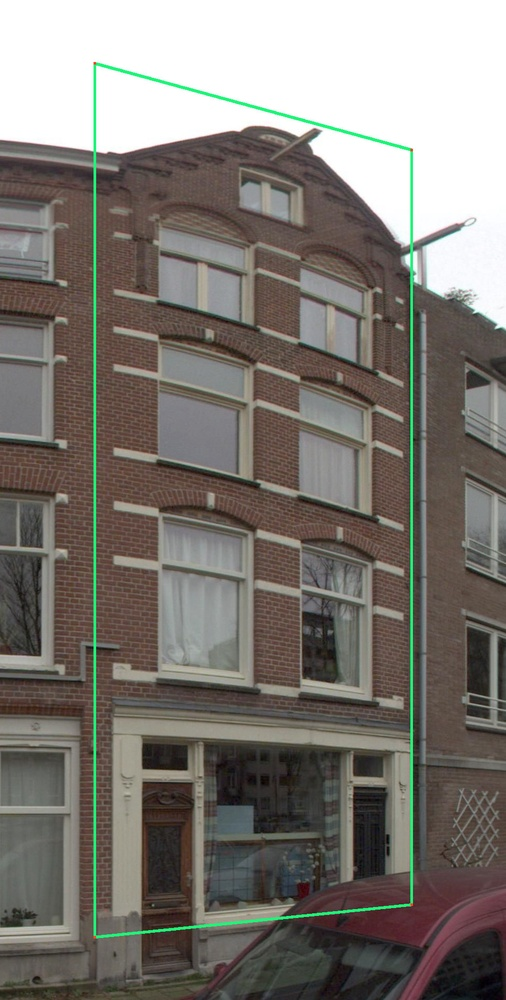
#> input picture scripts/review/next-stage-registration-case24-overlay.jpg, 506 x 1000 px, shrunk from 963 x 1903 before the run
$ python -i fit_openings.py   (imports and definitions only)   (older library calls are emulated)
#> lines starting #> are read from the running program, lines starting #| are printed output that depends on the picture
"""Bounded, image-checked regularisation of observed opening rectangles.

Coordinates are outer-frame proposals in source pixels. No missing cells are
created; grouping is a revisable prior, not observed architecture or confidence.
"""
from copy import deepcopy
import cv2
import numpy as np
from scipy.optimize import least_squares

VERSION = 'opening-fit/2'
CONFIG = {'maximumMovePx': 5, 'maximumMoveFraction': .08,
          'rowCentreHeightFraction': .22, 'minimumHeightRatio': .72,
          'equalWidthRatio': 1.14, 'familyHeightRatio': 1.18,
          'familyAspectRatio': 1.16, 'bayCentreWidthFraction': .16,
          'edgeMinimum': .12, 'edgeMaximumLoss': .07}


# [10 lines left out: function clusters, not called in this run]


def edge_maps(rgb):
    grey = cv2.cvtColor(rgb, cv2.COLOR_RGB2GRAY).astype(np.float32)
    return [np.abs(cv2.Sobel(grey, cv2.CV_32F, 1, 0, ksize=3))/4,
            np.abs(cv2.Sobel(grey, cv2.CV_32F, 0, 1, ksize=3))/4]


# [12 lines left out: function edge_support, not called in this run]


def overlap(a, b):
    return min(a[2],b[2]) > max(a[0],b[0]) and min(a[3],b[3]) > max(a[1],b[1])


# [87 lines left out: function fit, not called in this run]

>>> import cv2
>>> picture = cv2.cvtColor(cv2.imread('../review/next-stage-registration-case24-overlay.jpg'), cv2.COLOR_BGR2RGB)
>>> result = edge_maps(picture)
#> in edge_maps, `grey = cv2.cvtColor(rgb, cv2.COLOR_RGB2GRAY).astype(np.float32)`:
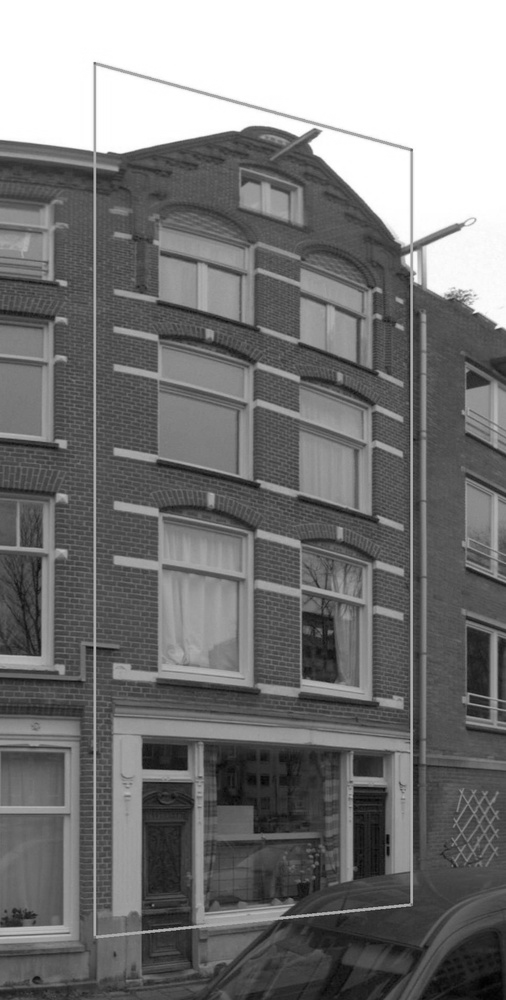
#> grey: shape (1000, 506) float32; min 1, max 255, mean 121
#> result = 2 items
